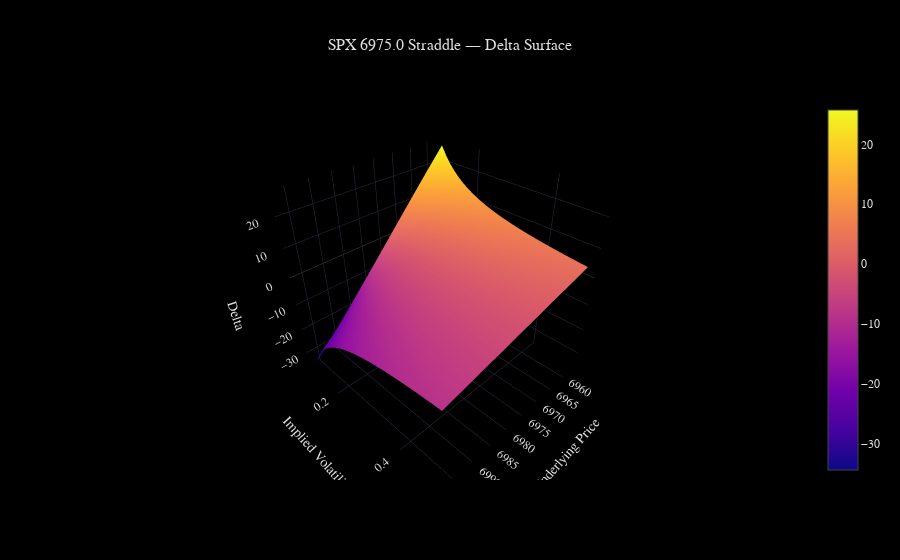

Source (notebook cell):
### Markdown cell above
## 5. Delta Surface

Delta across the price x implied vol grid. Reveals how delta sensitivity changes with both price and volatility.

### Code cell
from options_analyzer.engine.greeks_calculator import GreeksCalculator
from options_analyzer.engine.position_analyzer import PositionAnalyzer
from options_analyzer.visualization.surface_charts import plot_delta_surface

greeks_calc = GreeksCalculator(
    risk_free_rate=config.engine.risk_free_rate,
    dividend_yield=config.engine.dividend_yield,
)
analyzer = PositionAnalyzer(greeks_calc)

price_range = np.linspace(spot - 20, spot + 20, 50)
vol_range = np.linspace(0.10, 0.50, 30)

# Compute delta for each (price, vol) point
delta_surface = np.zeros((len(vol_range), len(price_range)))
dte = (exp_date - date.today()).days
T = max(dte / 365.0, 0.001)

for i, vol in enumerate(vol_range):
    vol_ivs = {leg.contract.symbol: vol for leg in position.legs}
    for j, S in enumerate(price_range):
        pg = analyzer.position_greeks(position, float(S), vol_ivs)
        delta_surface[i, j] = pg.aggregated.first_order.delta

fig = plot_delta_surface(
    price_range, vol_range, delta_surface,
    title=f"{position.name} — Delta Surface",
)
fig.show()

### Figure 1 — Plotly figure (JSON) as saved in the notebook; plotly's stock layout.template omitted (floating-point values rounded to 4 significant figures; data arrays with more than 128 entries replaced by an {"elided": "..."} marker saying what was removed)
{"data": [{"colorscale": [[0, "#0d0887"], [0.1111, "#46039f"], [0.2222, "#7201a8"], [0.3333, "#9c179e"], [0.4444, "#bd3786"], [0.5556, "#d8576b"], [0.6667, "#ed7953"], [0.7778, "#fb9f3a"], [0.8889, "#fdca26"], [1, "#f0f921"]], "type": "surface", "x": [6957.0, 6957.0, 6958.0, 6959.0, 6960.0, 6961.0, 6961.0, 6962.0, 6963.0, 6964.0, 6965.0, 6966.0, 6966.0, 6967.0, 6968.0, 6969.0, 6970.0, 6970.0, 6971.0, 6972.0, 6973.0, 6974.0, 6974.0, 6975.0, 6976.0, 6977.0, 6978.0, 6979.0, 6979.0, 6980.0, 6981.0, 6982.0, 6983.0, 6983.0, 6984.0, 6985.0, 6986.0, 6987.0, 6988.0, 6988.0, 6989.0, 6990.0, 6991.0, 6992.0, 6992.0, 6993.0, 6994.0, 6995.0, 6996.0, 6997.0], "y": [0.1, 0.1138, 0.1276, 0.1414, 0.1552, 0.169, 0.1828, 0.1966, 0.2103, 0.2241, 0.2379, 0.2517, 0.2655, 0.2793, 0.2931, 0.3069, 0.3207, 0.3345, 0.3483, 0.3621, 0.3759, 0.3897, 0.4034, 0.4172, 0.431, 0.4448, 0.4586, 0.4724, 0.4862, 0.5], "z": {"elided": "30x50 float values"}}], "layout": {"scene": {"xaxis": {"title": {"text": "Underlying Price"}}, "yaxis": {"title": {"text": "Implied Volatility"}}, "zaxis": {"title": {"text": "Delta"}}}, "title": {"text": "SPX 6975.0 Straddle — Delta Surface"}}}
